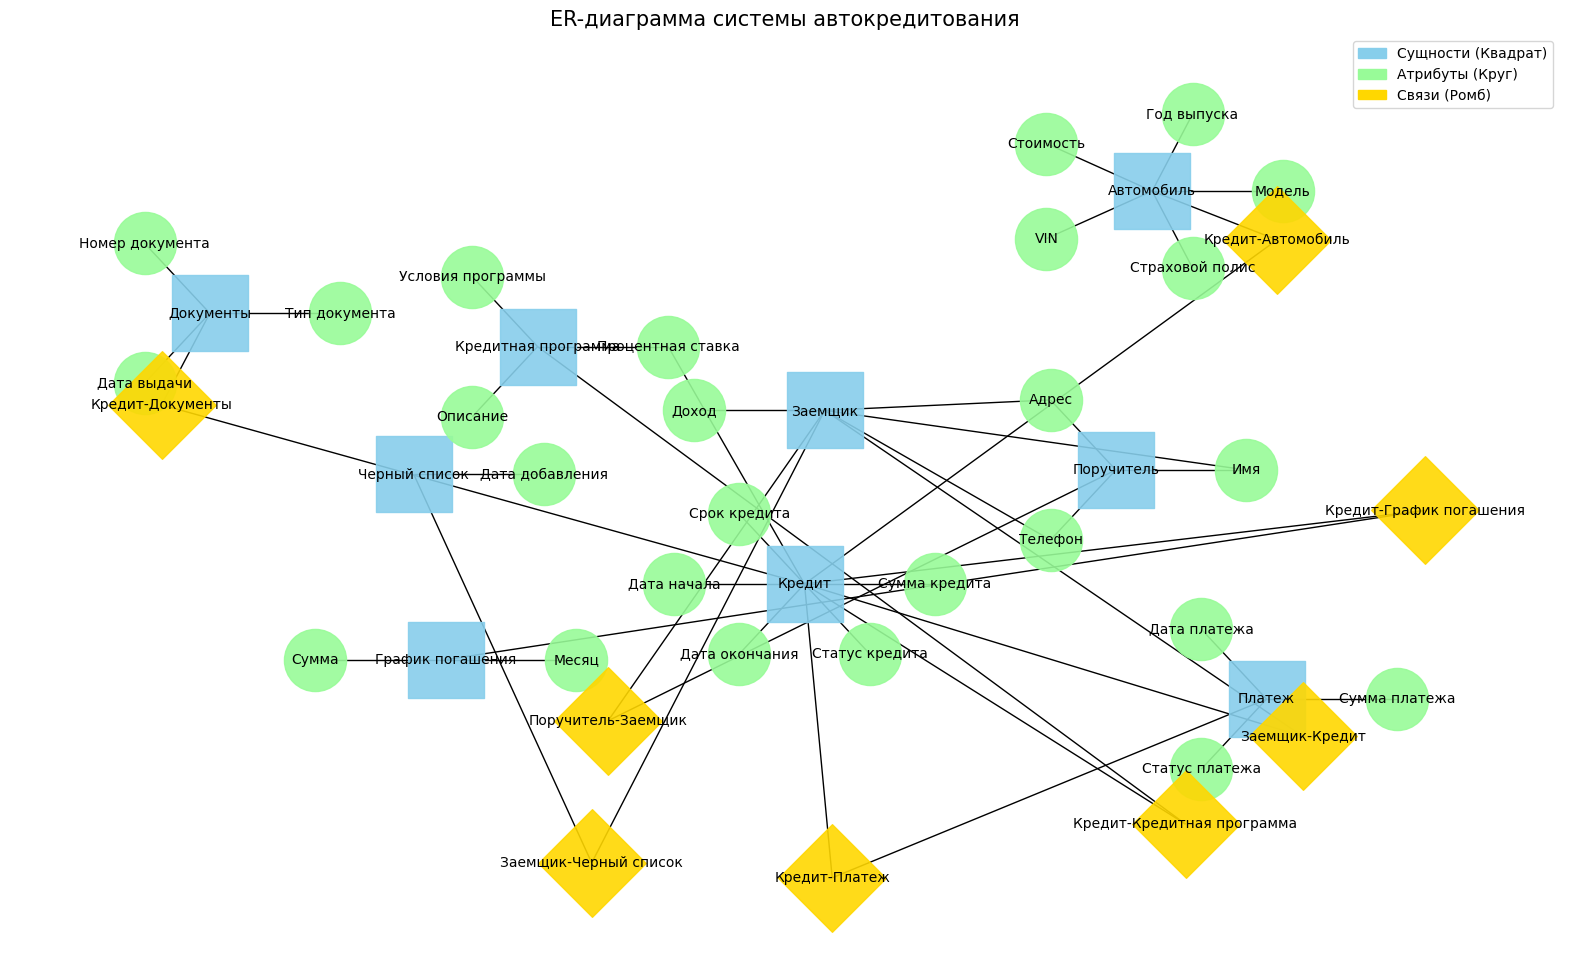

Here is the Python script that generated this plot:
import matplotlib.pyplot as plt
import networkx as nx
import math

G = nx.Graph()

entities = [
    ("Заемщик", "square"), 
    ("Поручитель", "square"), 
    ("Кредит", "square"), 
    ("Документы", "square"), 
    ("Автомобиль", "square"), 
    ("Кредитная программа", "square"), 
    ("Платеж", "square"), 
    ("График погашения", "square"), 
    ("Черный список", "square")
]

attributes = [
    ("Имя", "Заемщик"), ("Адрес", "Заемщик"), ("Доход", "Заемщик"), ("Телефон", "Заемщик"),
    ("Имя", "Поручитель"), ("Адрес", "Поручитель"), ("Телефон", "Поручитель"),
    ("Сумма кредита", "Кредит"), ("Процентная ставка", "Кредит"), ("Срок кредита", "Кредит"), 
    ("Дата начала", "Кредит"), ("Дата окончания", "Кредит"), ("Статус кредита", "Кредит"),
    ("Тип документа", "Документы"), ("Номер документа", "Документы"), ("Дата выдачи", "Документы"),
    ("Модель", "Автомобиль"), ("Год выпуска", "Автомобиль"), ("Стоимость", "Автомобиль"), 
    ("VIN", "Автомобиль"), ("Страховой полис", "Автомобиль"),
    ("Процентная ставка", "Кредитная программа"), ("Условия программы", "Кредитная программа"), ("Описание", "Кредитная программа"),
    ("Сумма платежа", "Платеж"), ("Дата платежа", "Платеж"), ("Статус платежа", "Платеж"),
    ("Месяц", "График погашения"), ("Сумма", "График погашения"),
    ("Дата добавления", "Черный список")
]

relations = [
    ("Заемщик", "Кредит"), ("Кредит", "Документы"), ("Кредит", "Автомобиль"), 
    ("Кредит", "Кредитная программа"), ("Кредит", "Платеж"), ("Кредит", "График погашения"), 
    ("Заемщик", "Черный список"), ("Поручитель", "Заемщик")
]

for entity, shape in entities:
    G.add_node(entity, shape=shape)

for attr, entity in attributes:
    G.add_node(attr, shape="circle")
    G.add_edge(attr, entity)

for entity1, entity2 in relations:
    G.add_node(f"{entity1}-{entity2}", shape="diamond")
    G.add_edge(f"{entity1}-{entity2}", entity1)
    G.add_edge(f"{entity1}-{entity2}", entity2)

pos = nx.spring_layout(G, k=1.5, seed=42)  

entity_positions = {entity: pos[entity] for entity, _ in entities}

for entity, _ in entities:
    x, y = entity_positions[entity]
    
    entity_attrs = [attr for attr, ent in attributes if ent == entity]
    
    angle_step = 2 * math.pi / len(entity_attrs)
    
    for i, attr in enumerate(entity_attrs):
        angle = i * angle_step
        radius = 0.2  
        attr_x = x + radius * math.cos(angle)
        attr_y = y + radius * math.sin(angle)
        pos[attr] = (attr_x, attr_y)

plt.figure(figsize=(20, 12))

node_colors = []
for node, data in G.nodes(data=True):
    if data["shape"] == "square":
        nx.draw_networkx_nodes(G, pos, nodelist=[node], node_color="#87CEEB", node_shape="s", node_size=3000, alpha=0.9)
    elif data["shape"] == "circle":
        nx.draw_networkx_nodes(G, pos, nodelist=[node], node_color="#98FB98", node_shape="o", node_size=2000, alpha=0.9)
    else:
        nx.draw_networkx_nodes(G, pos, nodelist=[node], node_color="#FFD700", node_shape="D", node_size=3000, alpha=0.9)

nx.draw_networkx_edges(G, pos)

nx.draw_networkx_labels(G, pos, font_size=10, font_family="sans-serif", font_color="black")



import matplotlib.patches as mpatches

entity_patch = mpatches.Patch(color="#87CEEB", label='Сущности (Квадрат)')
attribute_patch = mpatches.Patch(color="#98FB98", label='Атрибуты (Круг)')
relation_patch = mpatches.Patch(color="#FFD700", label='Связи (Ромб)')

plt.legend(handles=[entity_patch, attribute_patch, relation_patch], loc="upper right")

plt.title("ER-диаграмма системы автокредитования", size=15)
plt.axis("off")
plt.show()
